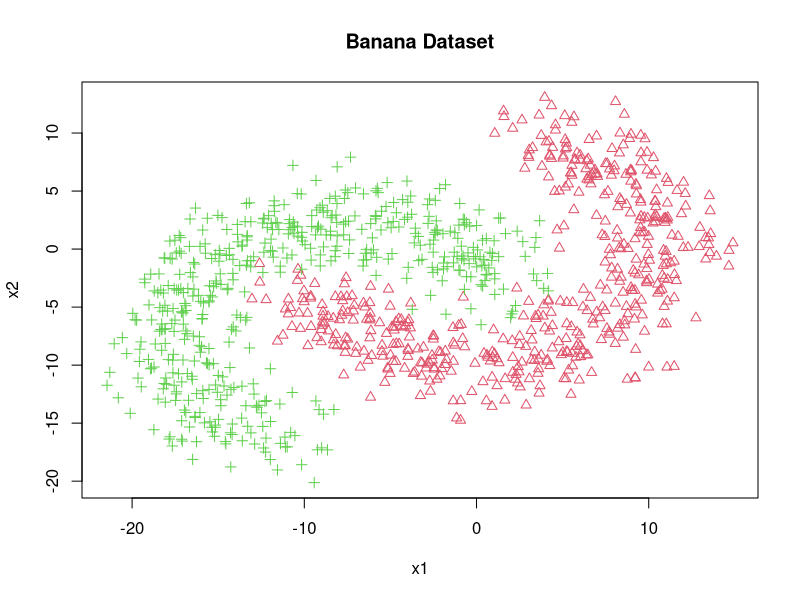
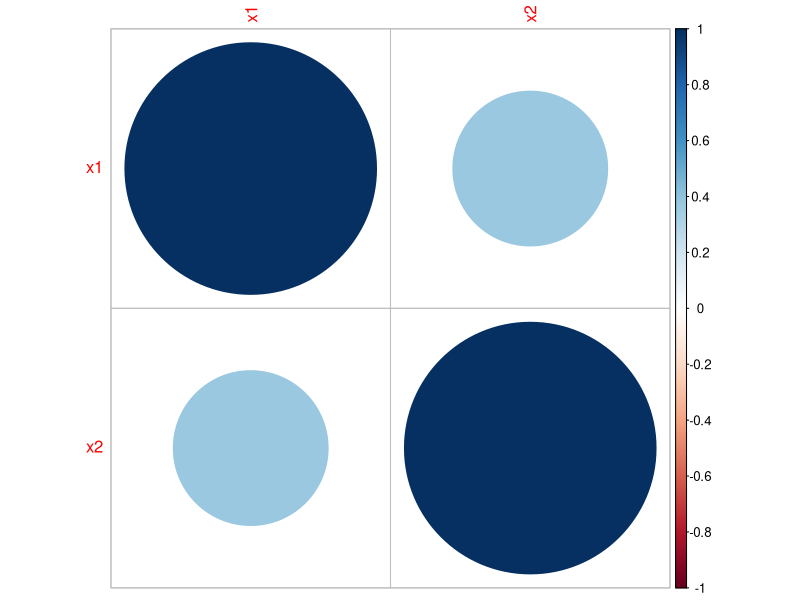
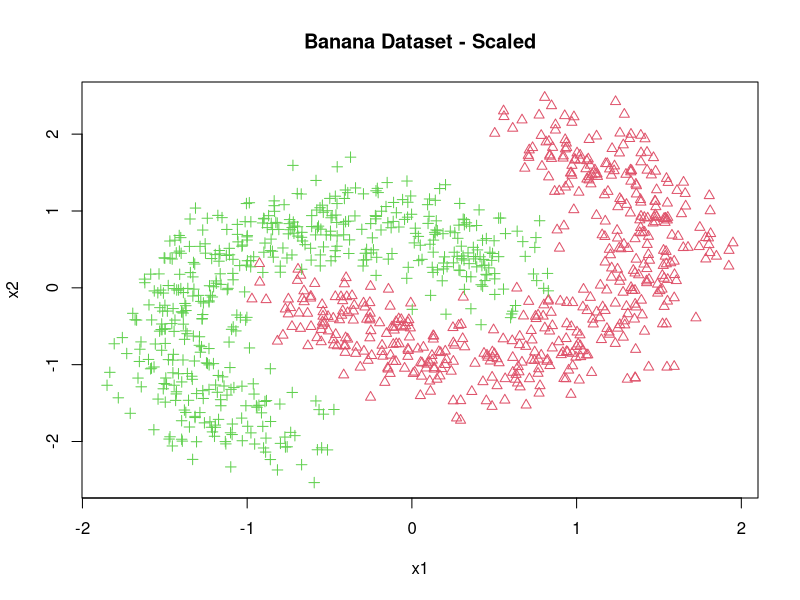

The R script that drew these images, in order: (Note: this script raises an error after producing the figures.)
## ---- chunk 1
knitr::opts_chunk$set(echo = TRUE)

library(MASS)
library(caret)
library(corrplot)
library(KernSmooth)

#Let's include a stratified holdout function for future use
stratified_holdout <- function(y, epsilon){
  n <- length(y)
  labels <- unique(y)
  ind_train <- NULL
  ind_test <- NULL
  y <- sample(sample(sample(y))) #Resample y multiple times
  for(label in labels){ #Go through each label
    labels_i <- which(y == label)
    n_i <- length(labels_i)
    ind_train <- c(ind_train, sample(labels_i, 
                                     round((1 - epsilon)*n_i), replace = FALSE)) #Select (1 - epsilon)% for train
  }
  ind_test <- (1:n)[-ind_train] #Everything not in training set is in test set
  return(list(ind_train, ind_test))
}

#Load the data
xy <- read.csv('bananaData.csv')

#Shape things nicely for data computation
n <- nrow(xy) #Number of examples
p <- ncol(xy) - 1 #Number of predictors
pos_resp <- p + 1 #Position of response
x <- scale(xy[,-pos_resp]) #Scaled predictor variables
xy[,pos_resp] <- as.factor(xy[,pos_resp]) #Turn response to factor
y <- xy[,pos_resp] #Response variable
## ---- chunk 2
plot(xy[,-pos_resp], col = as.integer(y) + 1L, pch = as.integer(y) + 1L, main = "Banana Dataset")
## ---- chunk 3
corrplot(cor(x))
## ---- chunk 4
plot(x, col = as.integer(y) + 1L, pch = as.integer(y) + 1L, main = "Banana Dataset - Scaled")
## ---- chunk 5
#Cross - validation control
cv_control <- trainControl(method = "cv", number = 10)

#Optimal k in kNN
mod_knn <- train(x, y, method = "knn", 
                 tuneGrid = expand.grid(k = 1:25), 
                 trControl = cv_control) #kNN, CV for k = 1 ... 25

k_knn_opt <- mod_knn$bestTune$k
## ---- chunk 6
#Optimal c in linear SVM
mod_lsvm <- train(x, y, method = "svmLinear",
                 tuneGrid = expand.grid(C = 2^(-5:15)),
                 trControl = cv_control)

c_lsvm_opt <- mod_lsvm$bestTune$C
## ---- chunk 7
#Optimal C and sigma in RBF SVM
mod_rsvm <- train(x, y, method = "svmRadial",
                  tuneGrid = expand.grid(C = 2^(-5:15), sigma = 2^(-15:3)),
                  trControl = cv_control)

c_rsvm_opt <- mod_rsvm$bestTune$C
s_rsvm_opt <- mod_rsvm$bestTune$sigma
## ---- chunk 8
#Optimal depth in classification tree
mod_tree <- train(x, y, method = "rpart2",
                  tuneGrid = expand.grid(maxdepth = 1:12),
                  trControl = cv_control)

d_tree_opt <- mod_tree$bestTune$maxdepth
## ---- chunk 9
#Optimal mtry in RF (can only be 1 or 2 for us)
mod_rf <- train(x, y, method = "rf",
                  tuneGrid = expand.grid(mtry = 1:2),
                  trControl = cv_control)

mtry_rf_opt <- mod_rf$bestTune$mtry
## ---- chunk 10
#Optimal training rounds, depth, and learning rate in XGBoost
mod_xgb <- train(x, y, method = "xgbTree",
                tuneGrid = expand.grid(nrounds = c(50, 100, 200, 400), 
                                       max_depth = 1:6,
                                       eta = c(0.2, 0.3, 0.5, 0.8),
                                       gamma = 0,
                                       colsample_bytree = 1,
                                       min_child_weight = 1,
                                       subsample = 1),
                trControl = cv_control)

n_xgb_opt <- mod_xgb$bestTune$nrounds
d_xgb_opt <- mod_xgb$bestTune$max_depth
e_xgb_opt <- mod_xgb$bestTune$eta
## ---- chunk 11
#Let's perform stochastic holdout to measure the performance of each machine
#over 25 runs

R <- 25 #Number of runs
error_sh <- matrix(0, nrow = R, ncol = 10) #Matrix for storing errors
no_control <- trainControl(method = 'none') #No trainControl since hyperparameters are known

for(r in 1:R){
  
  #Generate random stratified split
  indices <- stratified_holdout(y, 1/3)
  ind_train <- indices[[1]]
  ind_test <- indices[[2]]
  
  #Train models
  mod_lda <- train(x[ind_train,], y[ind_train], method = "lda") #LDA
  mod_qda <- train(x[ind_train,], y[ind_train], method = "qda") #QDA
  mod_nb <- train(x[ind_train,], y[ind_train], method = "nb") #Naive Bayes
  mod_knn <- train(x[ind_train,], y[ind_train], method = "knn", trControl = no_control,
                   tuneGrid = expand.grid(k = k_knn_opt)) #kNN
  mod_lr <- train(x[ind_train,], y[ind_train], method = "glm", family = binomial(link = "logit")) #LR
  mod_lsvm <- train(x[ind_train,], y[ind_train], method = "svmLinear", trControl = no_control,
                    tuneGrid = expand.grid(C = c_lsvm_opt)) #Linear SVM
  mod_rsvm <- train(x[ind_train,], y[ind_train], method = "svmRadial", trControl = no_control,
                    tuneGrid = expand.grid(C = c_rsvm_opt, sigma = s_rsvm_opt)) #RBF SVM
  mod_tree <- train(x[ind_train,], y[ind_train], method = "rpart2", trControl = no_control,
                    tuneGrid = expand.grid(maxdepth = d_tree_opt)) #Tree
  mod_rf <- train(x[ind_train,], y[ind_train], method = "rf", trControl = no_control,
                    tuneGrid = expand.grid(mtry = mtry_rf_opt)) #RF
  mod_xgb <- train(x[ind_train,], y[ind_train], method = "xgbTree", trControl = no_control,
                  tuneGrid = expand.grid(nrounds = n_xgb_opt, 
                                         max_depth = d_xgb_opt,
                                         eta = e_xgb_opt,
                                         gamma = 0,
                                         colsample_bytree = 1,
                                         min_child_weight = 1,
                                         subsample = 1)) #XGBoost
  
  #Make predictions
  y_hat_lda <- predict(mod_lda, x[ind_test,])
  y_hat_qda <- predict(mod_qda, x[ind_test,])
  y_hat_nb <- predict(mod_nb, x[ind_test,])
  y_hat_knn <- predict(mod_knn, x[ind_test,])
  y_hat_lr <- predict(mod_lr, x[ind_test,])
  y_hat_lsvm <- predict(mod_lsvm, x[ind_test,])
  y_hat_rsvm <- predict(mod_rsvm, x[ind_test,])
  y_hat_tree <- predict(mod_tree, x[ind_test,])
  y_hat_rf <- predict(mod_rf, x[ind_test,])
  y_hat_xgb <- predict(mod_xgb, x[ind_test,])
  
  #Store errors
  error_sh[r, 1] <- mean(y_hat_lda != y[ind_test])
  error_sh[r, 2] <- mean(y_hat_qda != y[ind_test])
  error_sh[r, 3] <- mean(y_hat_nb != y[ind_test])
  error_sh[r, 4] <- mean(y_hat_knn != y[ind_test])
  error_sh[r, 5] <- mean(y_hat_lr != y[ind_test])
  error_sh[r, 6] <- mean(y_hat_lsvm != y[ind_test])
  error_sh[r, 7] <- mean(y_hat_rsvm != y[ind_test])
  error_sh[r, 8] <- mean(y_hat_tree != y[ind_test])
  error_sh[r, 9] <- mean(y_hat_rf != y[ind_test])
  error_sh[r, 10] <- mean(y_hat_xgb != y[ind_test])
}

#Names of models in order
mod_names <- c("LDA", "QDA", "NB", "kNN", "LR", "SVM", "RBF SVM", "Tree", "RF", "XGB")
## ---- chunk 12
#Error means
err_means <- data.frame(mod_names, colMeans(error_sh))
err_means
## ---- chunk 13
#Generate a boxplot of the errors
boxplot(error_sh, main = "Boxplots of Performance on Banana Dataset by Various Models over 25 Runs", 
        names = mod_names, 
        ylab = "Avg Error")
